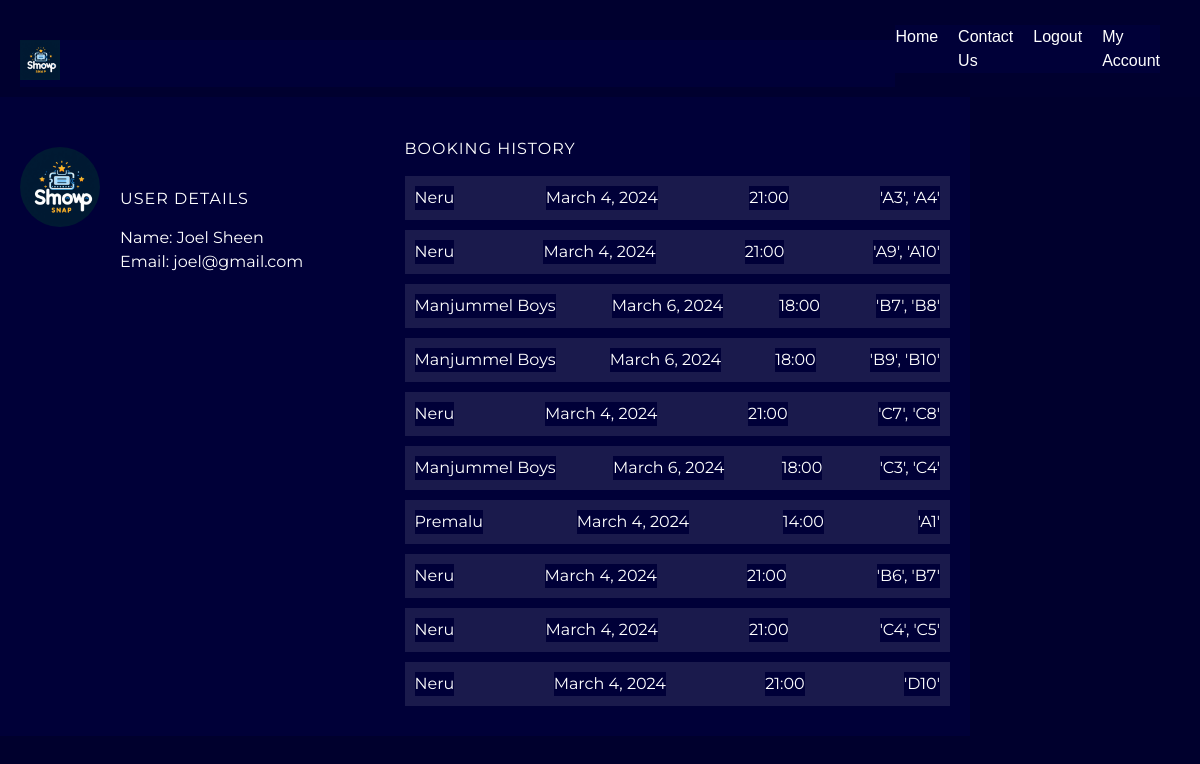
Page /my_account/ (signed in) on the earlier database version.
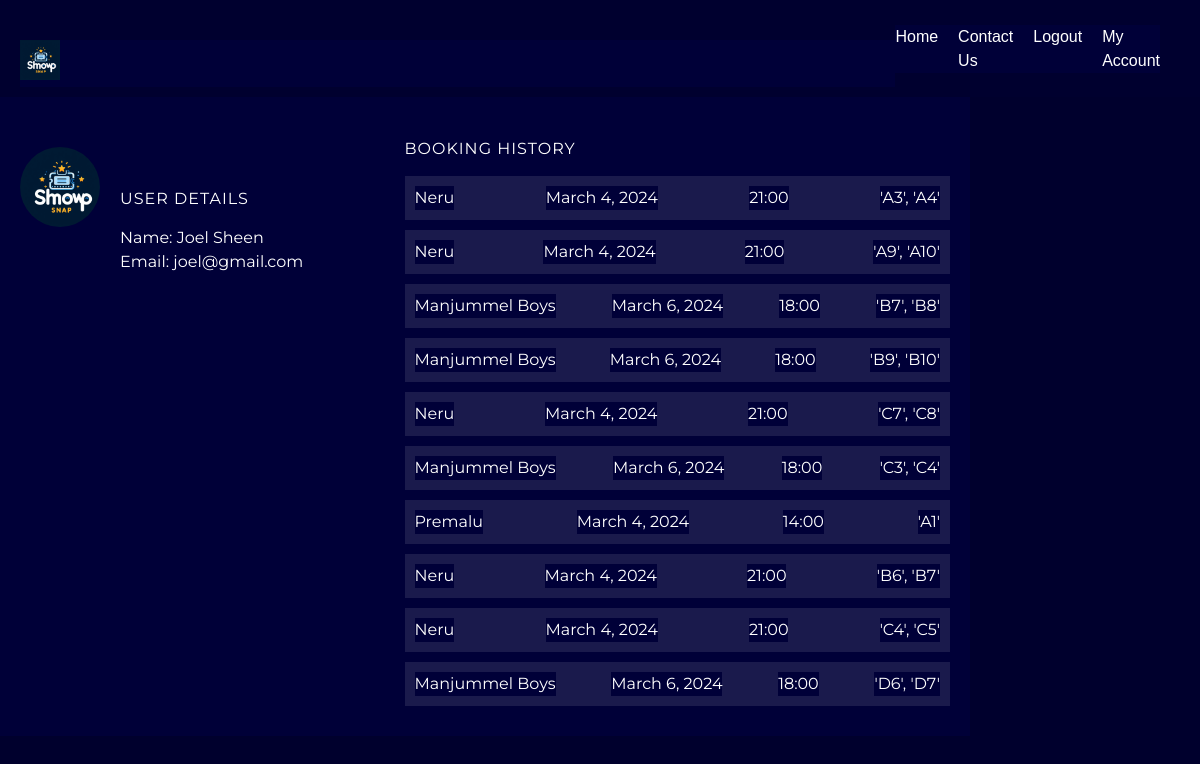
Same page on the later database version.
### showsnapapp/models.py (models this page shows, shortened)
class Reservations(models.Model):
    bkd_customer = models.ForeignKey(
        Customer, on_delete=models.CASCADE
    )
    show = models.ForeignKey(
        Screening, on_delete=models.CASCADE
    )
    seat_name = models.CharField(max_length=50)

class Screening(models.Model):
    TIME_CHOICES = [
        ('11:00', '11:00 AM'),
        ('14:00', '2:00 PM'),
        ('18:00', '6:00 PM'),
        ('21:00', '9:00 PM'),
    ]
    screen_movie = models.ForeignKey(
        Movie, on_delete=models.CASCADE)
    amount = models.DecimalField(max_digits=10, decimal_places=2)
    auditorium_tbl = models.ForeignKey(Auditorium, on_delete=models.CASCADE)
    screening_starts = models.CharField(max_length=5, choices=TIME_CHOICES)
    screening_date = models.DateField()  # New date field

class Movie(models.Model):
    STATUS_CHOICES = (
        ('released', 'Released'),
        ('upcoming', 'Upcoming'),
    )
    title = models.CharField(max_length=255)
    release_date = models.DateField()
    duration = models.PositiveIntegerField()  # Assuming time in minutes
    genre = models.CharField(max_length=255)
    language = models.CharField(max_length=25)
    poster = models.ImageField(upload_to='posters/')
    film_director = models.CharField(max_length=50)
    status = models.CharField(max_length=20, choices=STATUS_CHOICES)

### showsnapapp/views.py (the view)
# urls.py: path('my_account/',views.my_account,name='my_account'),
@login_required(login_url='login')
def my_account(request):
    user_data = request.user
    booking_history = Reservations.objects.filter(bkd_customer=user_data.customer)
    return render(request, 'my_account.html', {'user': user_data, 'booking_history': booking_history})

### showsnapapp/templates/my_account.html (shortened to what this page needs)
{% load static %}
<!DOCTYPE html>
<html lang="en">
<head>
    <link rel="stylesheet" href="{% static 'css/my_account.css' %}">
    <link rel="stylesheet" href="{% static 'css/style.css' %}">
    <link rel="stylesheet" href="{% static 'css/style2.css' %}">
</head>
<body>
    {% include 'navbar.html' %}
    <div class="container">
        <div class="logo-container">
            <img src="{% static 'images/logo.png' %}" alt="Logo" class="logo">
        </div>
        <div class="user-details">
            <h2>User Details</h2>
            <p>Name: {{ user.first_name }} {{ user.last_name }}</p>
            <p>Email: {{ user.email }}</p>
        </div>
        <div class="booking-history">
            <h2>Booking History</h2>
            <div class="history">
                {% if booking_history %}
                    {% for booking in booking_history %}
                        <div class="booking-row">
                            <p>{{ booking.show.screen_movie.title }}</p>
                            <p>{{ booking.show.screening_date }}</p>
                            <p>{{ booking.show.screening_starts }}</p>
                            <p>{{ booking.seat_name }}</p>
                        </div>
                    {% endfor %}
                {% else %}
                    <p>No booking history available.</p>
                {% endif %}
            </div>
        </div>
    </div>
</body>
</html>

Differences in the rows shown:
removed Reservations: show.screen_movie "Neru", show.screening_date "March 4, 2024", show.screening_starts "21:00", seat_name "'D10'"
added Reservations: show.screen_movie "Manjummel Boys", show.screening_date "March 6, 2024", show.screening_starts "18:00", seat_name "'D6', 'D7'"
